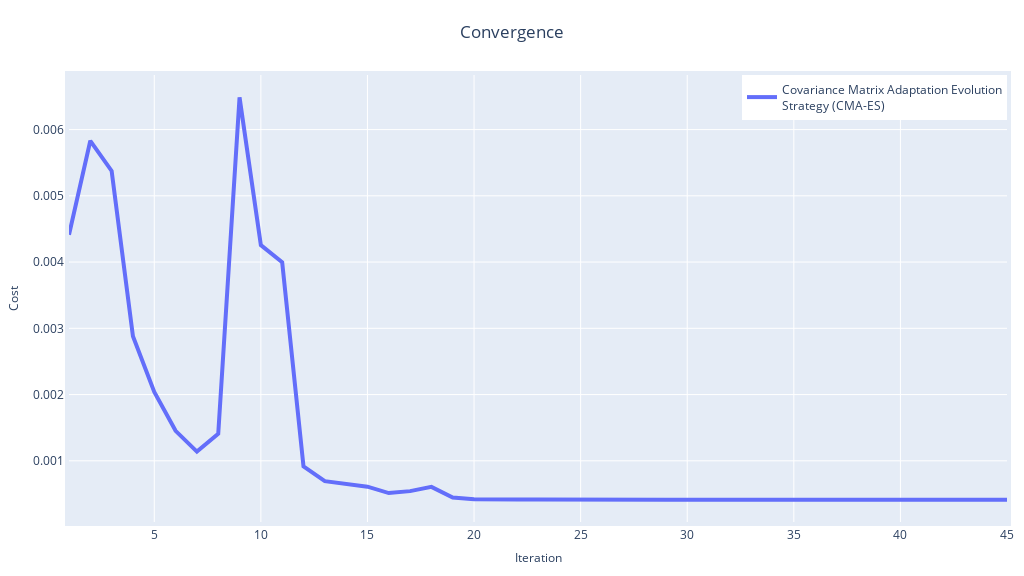
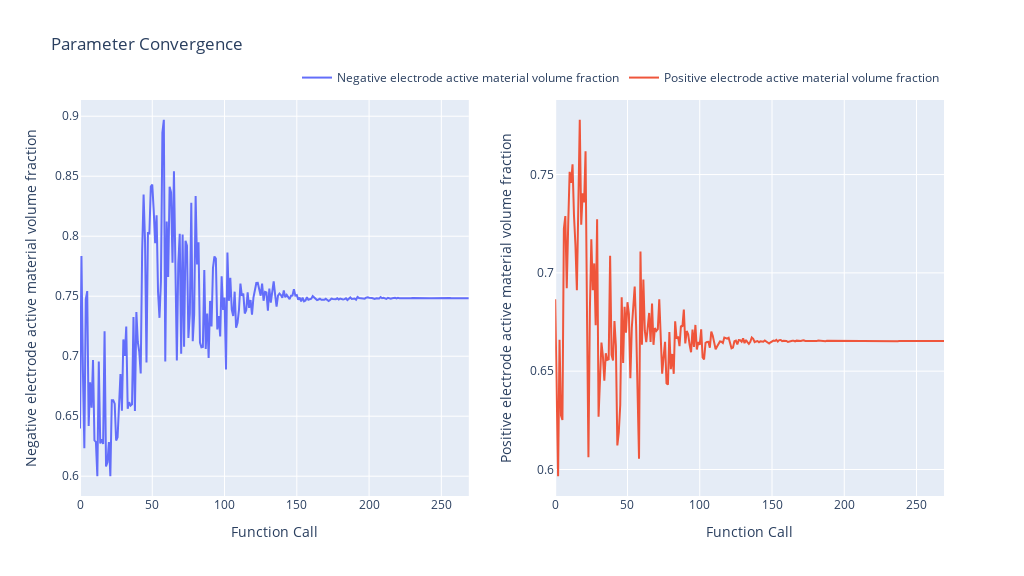

Notebook source saved alongside these figures, in order:
### Markdown cell above
### Convergence and Parameter Trajectories

To assess the optimization process, we can plot the convergence of the cost function and the trajectories of the parameters:

### Code cell
pybop.plot_convergence(optim)
pybop.plot_parameters(optim);

### Figure 1 — Plotly figure (JSON) as saved in the notebook; plotly's stock layout.template omitted (floating-point values rounded to 4 significant figures)
{"data": [{"line": {"width": 4}, "mode": "lines", "name": "Covariance Matrix Adaptation Evolution<br>Strategy (CMA-ES)", "type": "scatter", "x": [1, 2, 3, 4, 5, 6, 7, 8, 9, 10, 11, 12, 13, 14, 15, 16, 17, 18, 19, 20, 21, 22, 23, 24, 25, 26, 27, 28, 29, 30, 31, 32, 33, 34, 35, 36, 37, 38, 39, 40, 41, 42, 43, 44, 45], "y": [0.004412, 0.005831, 0.005375, 0.002881, 0.002039, 0.001453, 0.001139, 0.001407, 0.006486, 0.004256, 0.003998, 0.0009155, 0.0006934, 0.0006534, 0.0006098, 0.0005135, 0.0005423, 0.0006072, 0.000446, 0.0004204, 0.0004246, 0.0004155, 0.0004166, 0.000414, 0.0004148, 0.0004143, 0.000414, 0.0004139, 0.0004139, 0.0004139, 0.0004139, 0.0004139, 0.0004138, 0.0004139, 0.0004138, 0.0004139, 0.0004138, 0.0004138, 0.0004138, 0.0004138, 0.0004138, 0.0004138, 0.0004138, 0.0004138, 0.0004138]}], "layout": {"autosize": false, "height": 576, "legend": {"font": {"size": 12}, "x": 1, "xanchor": "right", "y": 1, "yanchor": "top"}, "margin": {"b": 10, "l": 10, "pad": 4, "r": 10, "t": 75}, "showlegend": true, "title": {"text": "Convergence", "x": 0.5}, "width": 1024, "xaxis": {"autorange": true, "range": [1, 45], "tickfont": {"size": 12}, "title": {"font": {"size": 12}, "text": "Iteration"}, "type": "linear"}, "yaxis": {"autorange": true, "range": [7.647e-05, 0.006824], "tickfont": {"size": 12}, "title": {"font": {"size": 12}, "text": "Cost"}, "type": "linear"}}}

### Figure 2 — Plotly figure (JSON) as saved in the notebook; plotly's stock layout.template omitted (floating-point values rounded to 4 significant figures; data arrays with more than 128 entries replaced by an {"elided": "..."} marker saying what was removed)
{"data": [{"name": "Negative electrode active material volume fraction", "type": "scatter", "x": {"elided": "270 int values"}, "xaxis": "x", "y": {"elided": "270 float values"}, "yaxis": "y"}, {"name": "Positive electrode active material volume fraction", "type": "scatter", "x": {"elided": "270 int values"}, "xaxis": "x2", "y": {"elided": "270 float values"}, "yaxis": "y2"}], "layout": {"height": 576, "legend": {"orientation": "h", "x": 1, "xanchor": "right", "y": 1.02, "yanchor": "bottom"}, "title": {"text": "Parameter Convergence"}, "width": 1024, "xaxis": {"anchor": "y", "autorange": true, "domain": [0, 0.45], "range": [0, 269], "title": {"text": "Function Call"}, "type": "linear"}, "xaxis2": {"anchor": "y2", "autorange": true, "domain": [0.55, 1], "range": [0, 269], "title": {"text": "Function Call"}, "type": "linear"}, "yaxis": {"anchor": "x", "autorange": true, "domain": [0, 1], "range": [0.5835, 0.9135], "title": {"text": "Negative electrode active material volume fraction"}, "type": "linear"}, "yaxis2": {"anchor": "x2", "autorange": true, "domain": [0, 1], "range": [0.5865, 0.7879], "title": {"text": "Positive electrode active material volume fraction"}, "type": "linear"}}}
